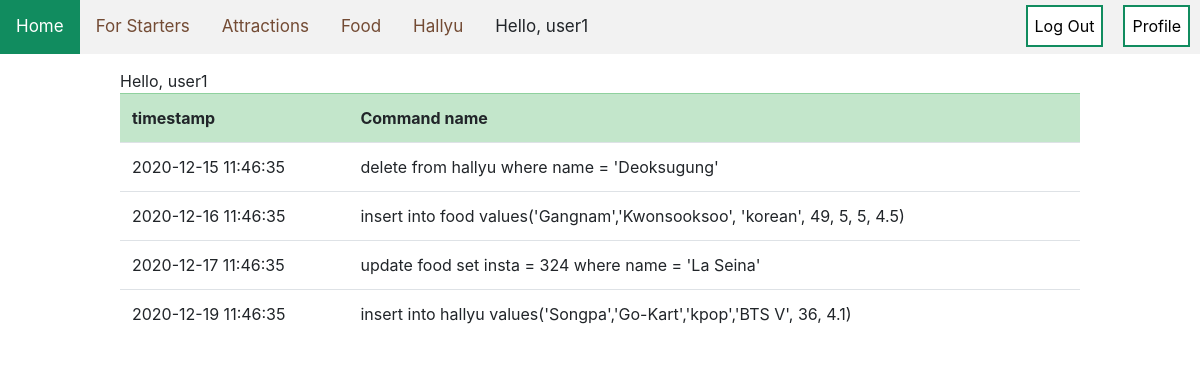
The app's page /profile.php?sessionid=2 (signed in) with its own data.
### tables this page shows
CREATE TABLE log(
    usersId int(11),
    usersUid varchar(128) NOT NULL,
    ontime timestamp NOT NULL,
    command varchar(500) NOT NULL,
    PRIMARY KEY(usersUid, ontime),
    foreign key (usersId) REFERENCES users (usersId)
);

### profile.php (the view, shortened to what this page needs)
<!DOCTYPE html>
<html>
    <head>
        <link rel = "stylesheet" href = "./style.css">
    </head>
    <body>
        <?php include('base.php'); ?>
        <div id = "wrapper">
        <?php
            echo "Hello, ".$_SESSION["useruid"];
            include_once 'includes/dbhc.inc.php';
            if(!$conn){
                die('could not connect:'.mysql_error());
            }else{
                $sql = "select * from log where usersUid='".$_SESSION["useruid"]."' order by ontime asc";
                $res = mysqli_query($conn, $sql);
                if($res){
                    echo "<table class = 'table table-hover'>";
                    echo "<tr class='table-success'><th>timestamp</th><th>Command name</th></tr>";
                    while($newArray = mysqli_fetch_array($res, MYSQLI_ASSOC)){
                        $time = $newArray['ontime'];
                        $cmd = $newArray['command'];
                        echo "<tr>";
                        echo "<td>" . $time . "</td>";
                        echo "<td>" . $cmd . "</td>";
                        echo "</tr>";
                    }
                    echo "</table>";
                }else{
                    printf("Could not retrieve records. %s\n", mysqli_error($mysqli));
                }
            }
            ?>
        </div>
    </body>
</html>

### style.css (style rules this page uses)
body { margin: 0; font: 'Times New Roman', Times, serif; }
#wrapper { width: 960px; margin: 15px auto; text-align: left; }

### records on screen
log: ontime "2020-12-15 11:46:35", command "delete from hallyu where name = 'Deoksugung'"
log: ontime "2020-12-16 11:46:35", command "insert into food values('Gangnam','Kwonsooksoo', 'korean', 49, 5, 5, 4.5)"
log: ontime "2020-12-17 11:46:35", command "update food set insta = 324 where name = 'La Seina'"
log: ontime "2020-12-19 11:46:35", command "insert into hallyu values('Songpa','Go-Kart','kpop','BTS V', 36, 4.1)"

### other values on screen
$_SESSION["useruid"] "user1"
